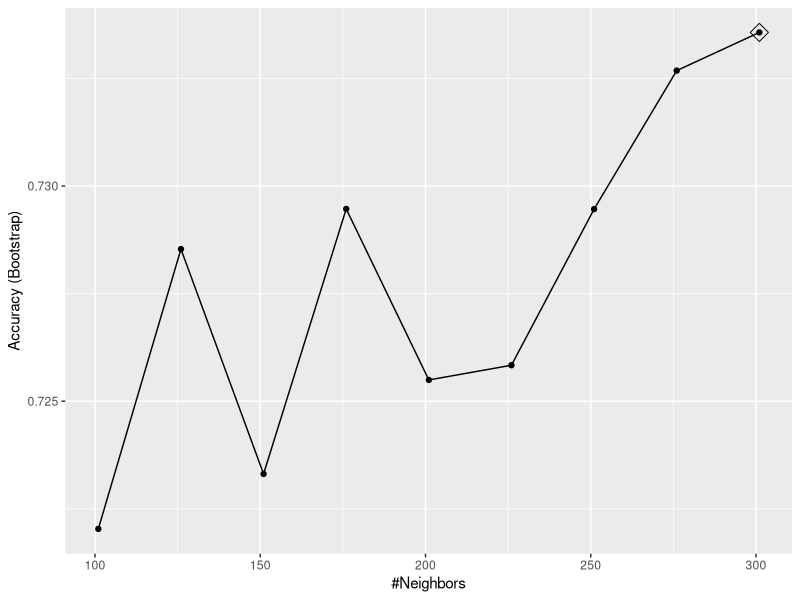
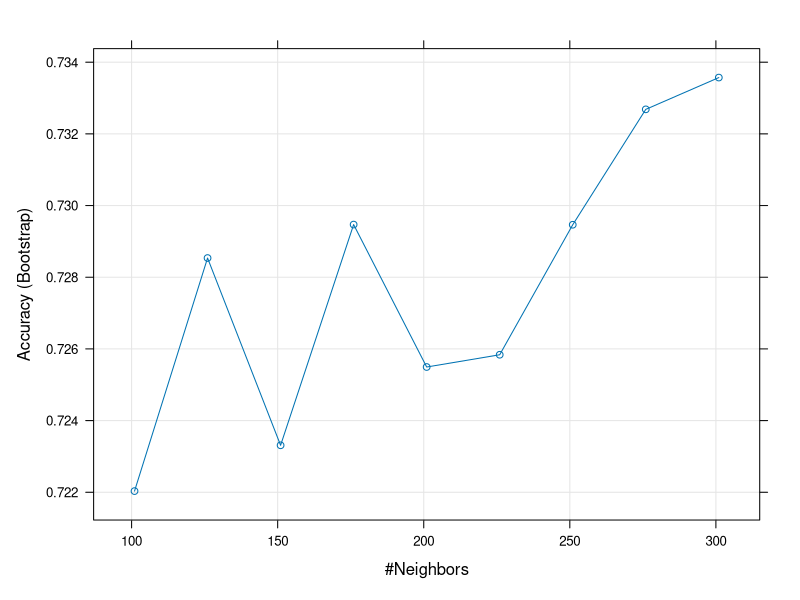

Here is the R script that generated these plots, in order:
#8.machine learning - 5.1 cross validation comp check
#Q1
#generate a set of random predictors using the following code:
library(tidyverse)
library(caret)

set.seed(1996)
n <- 1000
p <- 10000
x <- matrix(rnorm(n*p), n, p)
colnames(x) <- paste("x", 1:ncol(x), sep = "_")
y <- rbinom(n, 1, 0.5) %>% factor()

x_subset <- x[ ,sample(p, 100)]
x_subset

#Because x and y are completely independent, you should not be able to 
#predict y using x with accuracy much greater than 0.5. Confirm this by 
#setting the seed to 1 and running cross-validation using logistic 
#regression to fit the model. Because we have so many predictors, we 
#selected a random sample x_subset. Use the subset when training the model.

#Which code correctly performs this cross-validation?

set.seed(1)
fit <- train(x_subset, y, method = "glm")
fit$results

#Q2 Now, instead of using a random selection of predictors, we are going to
#search for those that are most predictive of the outcome. We can do this by 
#comparing the values for the  group to those in the  group, for each 
#predictor, using a t-test. We can perform this step like this:

pvals <- rep(0, ncol(x))
for (i in 1:ncol(x)) {
  pvals[i] <- t.test(x[,i][y==0], x[,i][y==1], var.equal=TRUE)$p.value
}
#Create an index ind with the column numbers of the predictors that were 
#"statistically significantly" associated with y. Use a p-value cutoff 
#of 0.01 to define "statistically significantly."How many predictors survive 
#this cutoff?

ind <- data.frame(pvals) %>% filter(pvals <= 0.01) %>% nrow()
ind

#OR
ind <- which(pvals<=0.01)
length(ind)

#Q3 Now set the seed to 1 and re-run the cross-validation after redefinining
#x_subset to be the subset of x defined by the columns showing "statistically
#significant" association with y. What is the accuracy now?

x_subset <- x[,ind]
set.seed(1)
fit <- train(x_subset, y, method = "glm")
fit$results

#Q3 Set the seed to 1 and re-run the cross-validation again, but this time using
#kNN. Try out the following grid k = seq(101, 301, 25) of tuning parameters. Make
#a plot of the resulting accuracies.

set.seed(1)
fit <- train(x_subset, y, method = "knn",
                   tuneGrid = data.frame(k=seq(101, 301, 25)))

ggplot(fit, highlight = TRUE)
plot(fit)

